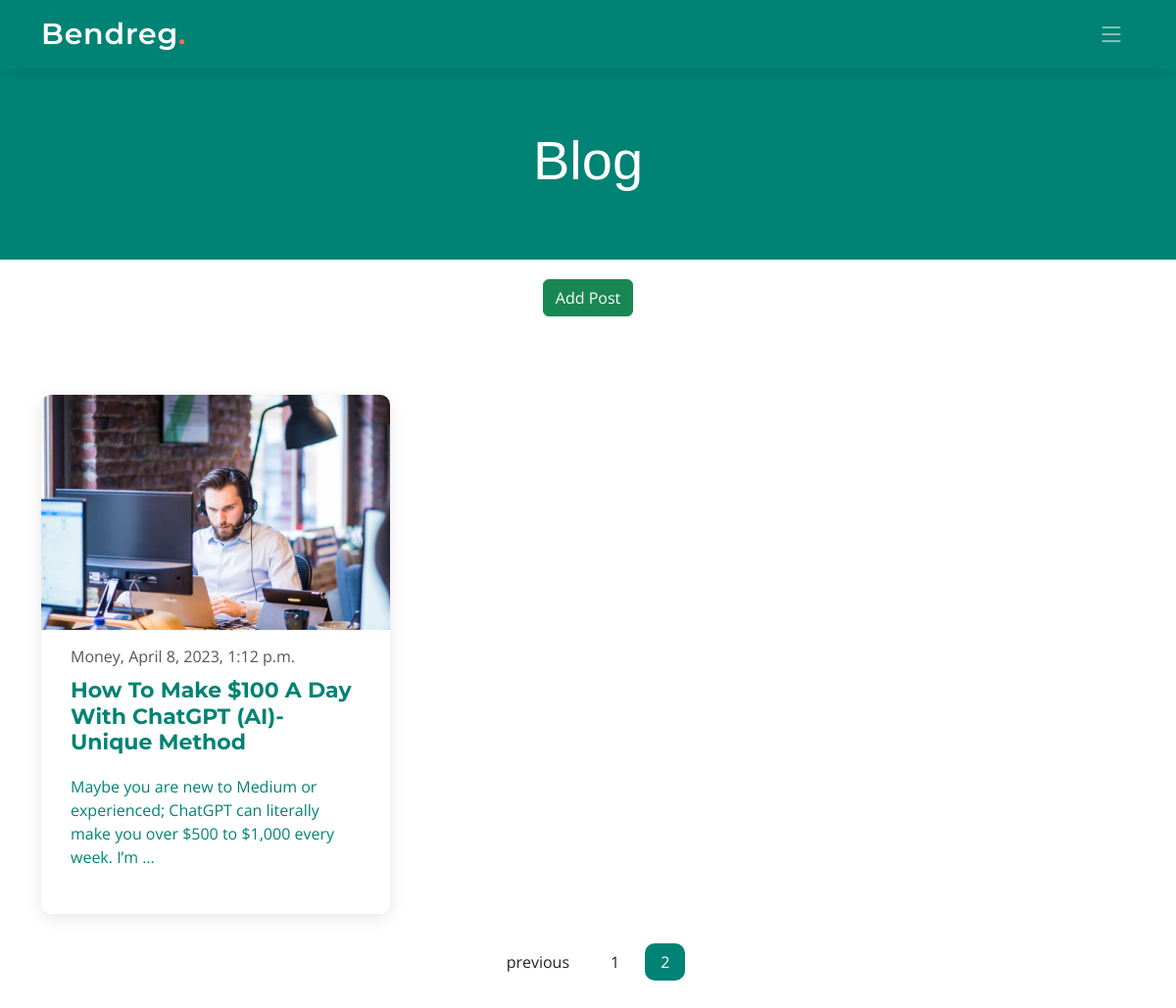
Screenshot of /?page=2 with the database file from the repository.
### posts/models.py (models this page shows, shortened)
class Post(models.Model):
    title = models.CharField(max_length=200)
    body = models.TextField()
    date = models.DateTimeField(default=datetime.now, blank=True)
    category = models.CharField(max_length=200, default='uncategorized')

### posts/views.py (the view)
# urls.py: path('', views.index, name='index'),
def index(request):
    posts = Post.objects.all().order_by('-date')
    paginator = Paginator(posts, 3)
    page = request.GET.get('page')
    posts = paginator.get_page(page)
    return render(request, 'index.html', {'posts': posts})

### templates/index.html (shortened to what this page needs)
{% load static %}
<!DOCTYPE html>
<html lang="en">
<head>
  <link href="{% static 'assets/vendor/bootstrap/css/bootstrap.min.css' %}" rel="stylesheet">
  <link href="{% static 'assets/vendor/bootstrap-icons/bootstrap-icons.css' %}" rel="stylesheet">
  <link href="{% static 'assets/vendor/aos/aos.css" rel="stylesheet' %}">
  <link href="{% static 'assets/vendor/glightbox/css/glightbox.min.css' %}" rel="stylesheet">
  <link href="{% static 'assets/vendor/swiper/swiper-bundle.min.css' %}" rel="stylesheet">
  <link href="{% static 'assets/css/main.css' %}" rel="stylesheet">
</head>
<body style="overflow-x: hidden">
  <header id="header" class="header d-flex align-items-center">
    <div class="container-fluid container-xl d-flex align-items-center justify-content-between">
      <a href="/" class="logo d-flex align-items-center">
        <h1>Bendreg<span>.</span></h1>
      </a>
      <i class="mobile-nav-toggle mobile-nav-show bi bi-list"></i>
    </div>
  </header>
  <main id="main">
    <div class="breadcrumbs">
      <div class="page-header d-flex align-items-center">
        <div class="container position-relative">
          <div class="row d-flex justify-content-center">
            <div class="col-lg-6 text-center">
              <h2>Blog</h2>
            </div>
          </div>
        </div>
      </div>
    </div>
    <div style="text-align: center; margin: 20px auto">
    <div class="row">
        <div>
          <a href="/create" class="btn btn-success">Add Post</a>
        </div>
      </div>
    </div>
    <section id="blog" class="blog">
      <div class="container" data-aos="fade-up">
        <div class="row gy-4 posts-list">
          {% for post in posts %}
            <div class="col-xl-4 col-md-6">
            <article>
              <a href="/post/{{ post.id }}">
                <div class="post-img">
                  <img src="{% static 'assets/img/blog/blog-1.jpg' %}" alt="" class="img-fluid">
                </div>
                <p class="post-category">{{ post.category }}, {{ post.date }}</p>
                <h2 class="title">{{ post.title }}</h2>
                <p>{{ post.body| truncatewords:20}} </p>
              </a>
            </article>
          </div>
            {% endfor %}
        </div>
        <div class="blog-pagination">
      <ul class="justify-content-center">
        {% if posts.has_previous %}
          <li><a href="?page={{ posts.previous_page_number }}">previous</a></li>
        {% endif %}
        {% for i in posts.paginator.page_range %}
          {% if posts.number == i %}
            <li class="active"><a href="#">{{ i }}</a></li>
          {% else %}
            <li><a href="?page={{ i }}">{{ i }}</a></li>
          {% endif %}
        {% endfor %}
      </ul>
    </div>
      </div>
    </section>
  </main>
</body>
</html>

### static/assets/css/main.css (style rules this page uses)
:root { --font-default: "Open Sans", system-ui, -apple-system, "Segoe UI", Roboto, "Helvetica Neue", Arial, "Noto Sans", "Liberation Sans", sans-serif, "Apple Color Emoji", "Segoe UI Emoji", "Segoe UI Symbol", "Noto Color Emoji"; --font-primary: "Montserrat", sans-serif; --font-secondary: "Poppins", sans-serif; }
:root { --color-default: #222222; --color-primary: #008374; --color-secondary: #f85a40; }
:root { scroll-behavior: smooth; }
body { font-family: var(--font-default); color: var(--color-default); }
a { color: var(--color-primary); text-decoration: none; }
h1, h2, h3, h4, h5, h6 { font-family: var(--font-primary); }
section { padding: 60px 0; overflow: hidden; }
.breadcrumbs .page-header { padding: 60px 0 60px 0; min-height: 20vh; position: relative; background-color: var(--color-primary); }
.breadcrumbs .page-header h2 { font-size: 56px; font-weight: 500; color: #fff; font-family: var(--font-secondary); }
.header { transition: all 0.5s; z-index: 997; height: 90px; background-color: var(--color-primary); }
.header.sticked { position: fixed; top: 0; right: 0; left: 0; height: 70px; box-shadow: 0px 2px 20px rgba(0, 0, 0, 0.1); }
.header .logo h1 { font-size: 30px; margin: 0; font-weight: 600; letter-spacing: 0.8px; color: #fff; font-family: var(--font-primary); }
.header .logo h1 span { color: #f96f59; }
.sticked-header-offset { margin-top: 70px; }
section { scroll-margin-top: 70px; }
@media (max-width: 1279px) { .mobile-nav-show { color: rgba(255, 255, 255, 0.6); font-size: 28px; cursor: pointer; line-height: 0; transition: 0.5s; z-index: 9999; margin-right: 10px; } }
.blog .blog-pagination { margin-top: 30px; color: #555555; }
.blog .blog-pagination ul { display: flex; padding: 0; margin: 0; list-style: none; }
.blog .blog-pagination li { margin: 0 5px; transition: 0.3s; border-radius: 10px; }
.blog .blog-pagination li a { color: var(--color-default); padding: 7px 16px; display: flex; align-items: center; justify-content: center; }
.blog .blog-pagination li.active, .blog .blog-pagination li:hover { background: var(--color-primary); color: #fff; }
.blog .blog-pagination li.active a, .blog .blog-pagination li:hover a { color: var(--color-white); }
.blog .posts-list article { box-shadow: 0 4px 16px rgba(0, 0, 0, 0.1); padding: 30px; height: 100%; border-radius: 10px; overflow: hidden; }
.blog .posts-list .post-img { max-height: 240px; margin: -30px -30px 15px -30px; overflow: hidden; }
.blog .posts-list .post-category { font-size: 16px; color: #555555; margin-bottom: 10px; }
.blog .posts-list .title { font-size: 22px; font-weight: 700; padding: 0; margin: 0 0 20px 0; }

### rows the page displays
Post: category "Money", date "April 8, 2023, 1:12 p.m.", title "How To Make $100 A Day With ChatGPT (AI)- Unique Method", body "Maybe you are new to Medium or experienced; ChatGPT can literally make you over $500 to $1,000 every week. I’m …"

### other values shown
{{ i }} "1"
{{ i }} "2"
